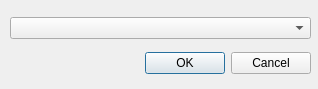
<ui version="4.0" >
 <class>Dialog</class>
 <widget class="QDialog" name="Dialog" >
  <property name="geometry" >
   <rect>
    <x>0</x>
    <y>0</y>
    <width>318</width>
    <height>89</height>
   </rect>
  </property>
  <property name="windowTitle" >
   <string>Диалог выбора</string>
  </property>
  <widget class="QWidget" name="" >
   <property name="geometry" >
    <rect>
     <x>10</x>
     <y>10</y>
     <width>301</width>
     <height>71</height>
    </rect>
   </property>
   <layout class="QVBoxLayout" >
    <item>
     <widget class="QComboBox" name="comboBox" />
    </item>
    <item>
     <widget class="QDialogButtonBox" name="buttonBox" >
      <property name="orientation" >
       <enum>Qt::Horizontal</enum>
      </property>
      <property name="standardButtons" >
       <set>QDialogButtonBox::Cancel|QDialogButtonBox::NoButton|QDialogButtonBox::Ok</set>
      </property>
     </widget>
    </item>
   </layout>
  </widget>
 </widget>
 <resources/>
 <connections>
  <connection>
   <sender>buttonBox</sender>
   <signal>accepted()</signal>
   <receiver>Dialog</receiver>
   <slot>accept()</slot>
   <hints>
    <hint type="sourcelabel" >
     <x>248</x>
     <y>254</y>
    </hint>
    <hint type="destinationlabel" >
     <x>157</x>
     <y>274</y>
    </hint>
   </hints>
  </connection>
  <connection>
   <sender>buttonBox</sender>
   <signal>rejected()</signal>
   <receiver>Dialog</receiver>
   <slot>reject()</slot>
   <hints>
    <hint type="sourcelabel" >
     <x>316</x>
     <y>260</y>
    </hint>
    <hint type="destinationlabel" >
     <x>286</x>
     <y>274</y>
    </hint>
   </hints>
  </connection>
 </connections>
</ui>
